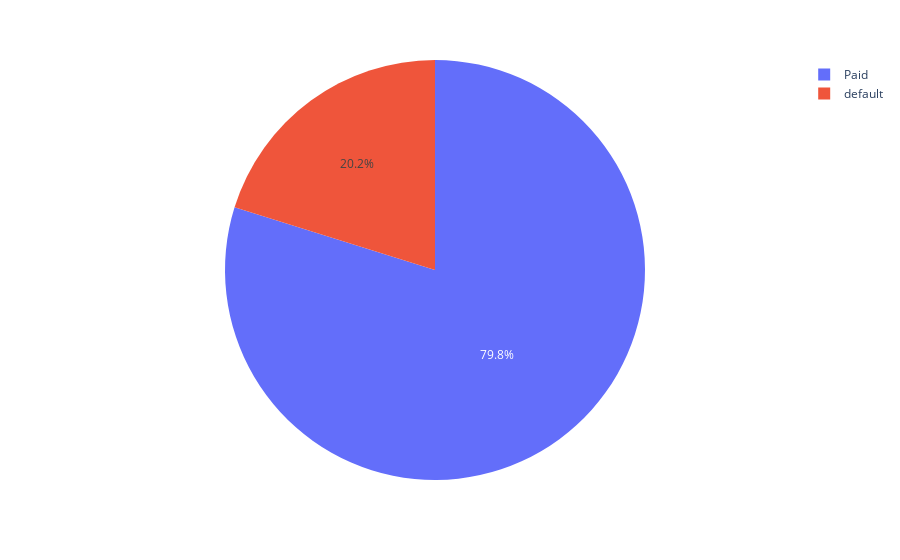

Here is the notebook cell this chart was saved with:
### Code cell
#imbalanced data
fig = px.pie(df, names='labels')
fig.show()

### Figure 1 — Plotly figure (JSON) as saved in the notebook; plotly's stock layout.template omitted (floating-point values rounded to 4 significant figures; data arrays with more than 128 entries replaced by an {"elided": "..."} marker saying what was removed)
{"data": [{"domain": {"x": [0, 1], "y": [0, 1]}, "hoverlabel": {"namelength": 0}, "hovertemplate": "labels=%{label}", "labels": {"elided": "10000 str values"}, "legendgroup": "", "name": "", "showlegend": true, "type": "pie"}], "layout": {"legend": {"tracegroupgap": 0}, "margin": {"t": 60}}}
